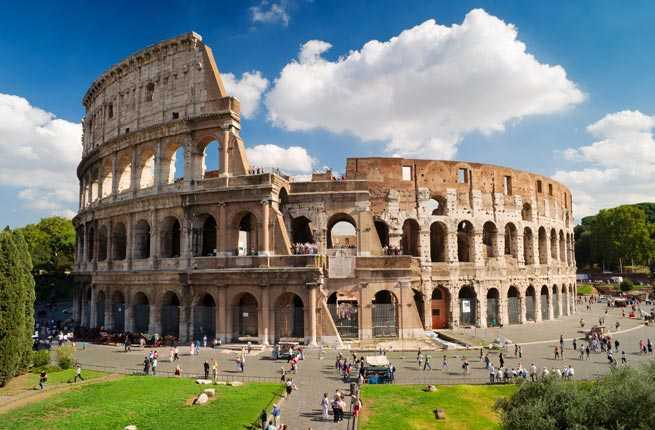
#> input picture rome.jpg, 655 x 430 px; the run also reads 1 picture not shown here
$ python equalize.py --source-dir . --dest-dir out
#> lines starting #> are read from the running program, lines starting #| are printed output that depends on the picture
### util/util.py
from __future__ import print_function
import torch
import numpy as np
from PIL import Image
import os


# Converts a Tensor into a Numpy array
# |imtype|: the desired type of the converted numpy array
# [19 lines left out: functions tensor2im, diagnose_network, not called in this run]


def save_image(image_numpy, image_path):
    image_pil = Image.fromarray(image_numpy)
    image_pil.save(image_path)


# [16 lines left out: functions print_numpy, mkdirs, not called in this run]


def mkdir(path):
    if not os.path.exists(path):
        os.makedirs(path)

def get_paths(source, recurse=False):
#> called with source = '.', recurse = False
    paths = []
    names = []
    for path, sub, filenames in os.walk(source):
        for i, f in enumerate(filenames):
            names.append(f)
            paths.append(os.path.join(path, f))
        if not recurse:
            break

    return paths, names

def load_image(filename):
    return Image.open(filename)

### equalize.py
import os
import cv2
import numpy as np
from util.util import save_image, get_paths
import argparse

def equalize_img(filename, clip=40):
#> called with filename = './rome.jpg', clip = 40
    img = cv2.imread(filename,1)
#> img is the input picture: shape (430, 655, 3); mean B, G, R 119.6, 128.9, 124.5
    r = img[:,:,0]
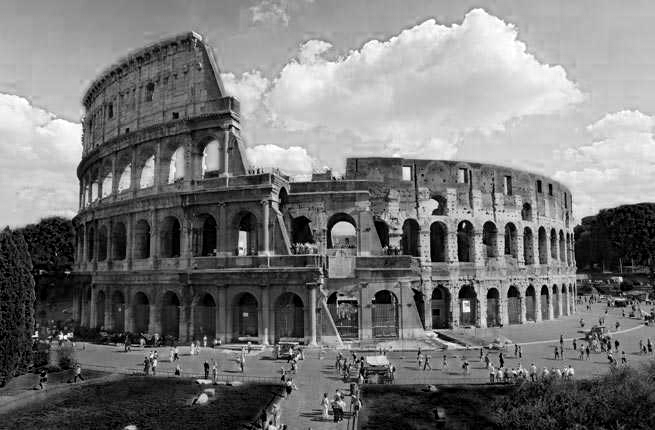
#> r: shape (430, 655); min 0, max 255, mean 119.6
    g = img[:,:,1]
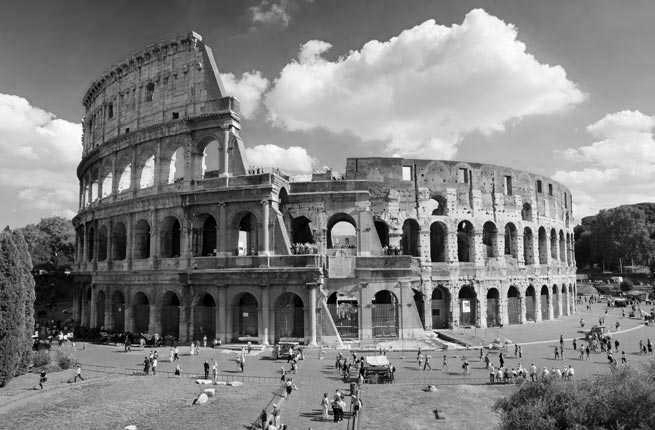
#> g: shape (430, 655); min 0, max 255, mean 128.9
    b = img[:,:,2]
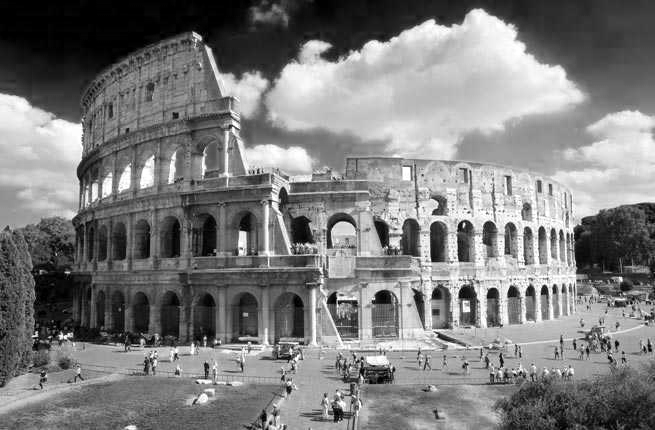
#> b: shape (430, 655); min 0, max 255, mean 124.5
    clahe = cv2.createCLAHE(clipLimit=clip, tileGridSize=(8,8))
    # cl1 = clahe.apply(r)
    temp = np.zeros(img.shape, dtype=np.uint8)
    temp[:, :, 0] = clahe.apply(r)
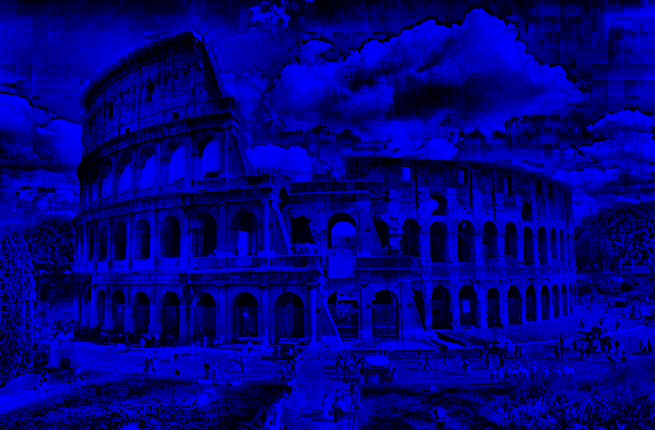
#> temp: shape (430, 655, 3); mean of channels 0, 1, 2 129.4, 0, 0; drawn as B, G, R
    temp[:, :, 1] = clahe.apply(g)
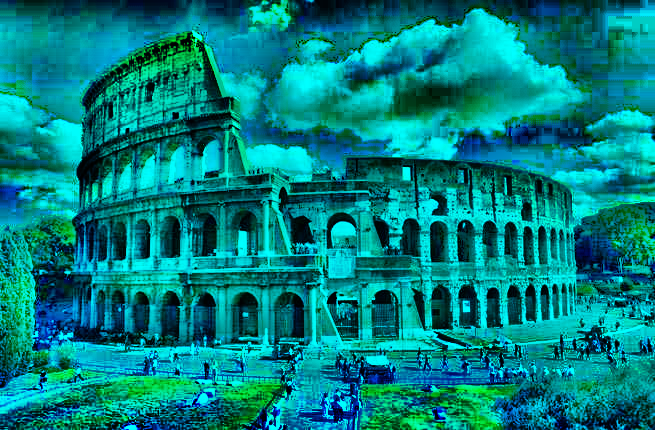
#> temp: shape (430, 655, 3); mean of channels 0, 1, 2 129.4, 129.2, 0; drawn as B, G, R
    temp[:, :, 2] = clahe.apply(b)
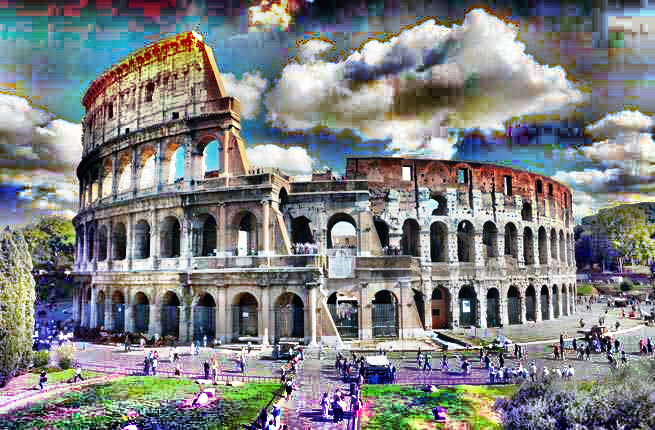
#> temp: shape (430, 655, 3); mean of channels 0, 1, 2 129.4, 129.2, 127.6; drawn as B, G, R
    return temp[..., [2, 1, 0]]
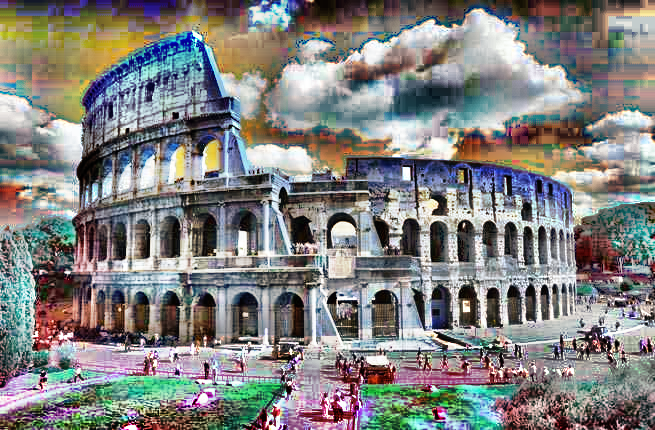
#> returned value: shape (430, 655, 3); mean of channels 0, 1, 2 127.6, 129.2, 129.4; drawn as B, G, R

if __name__ == '__main__':
    # [8 lines of commented-out code are left out]

    arg_parser = argparse.ArgumentParser(description="Equalize images")
    arg_parser.add_argument('--source-dir', required=True, help='path to sources', type=str)
    arg_parser.add_argument('--dest-dir', required=True, help='path to destination', type=str)
    # save_image(equalize_img('1005_A_fake_B.png'), 'test.png')
    args = arg_parser.parse_args()
    paths, names = get_paths(args.source_dir)
    for path, name in zip(paths, names):
        print(name)
        out_img = equalize_img(path)
        out_filename = 'equalized_{}'.format(name)
        out_path = os.path.join(args.dest_dir, out_filename)
        save_image(out_img, out_path)
#> (the run stopped early here; a loop or call above may not have finished)
